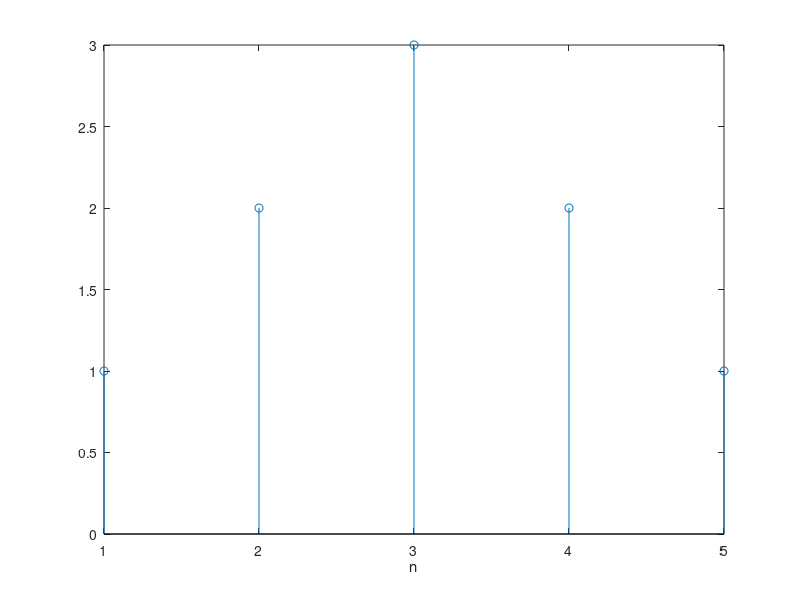

This figure's MATLAB source:
%Correlation
%in barname baraye mohase correlation ast.baraye ejra evaluate cell ra
%bezanid.
clc;
clear all;
close all;

x=[1 1 1];
h=[1 1 1];
n=length(x);
c=zeros(2*n-1,1);
for i=1:2*n-1
    if(i>n)
        p=1;
        q=2*n-i;
        r=i-n+1;
        s=n;
    else
        p=n-i+1;
        q=n;
        r=1;
        s=i;
    end
    c(i)=sum(conj(x(p:q)).*h(r:s));
end
c=flipud(c);
c
stem(c);xlabel('n');
